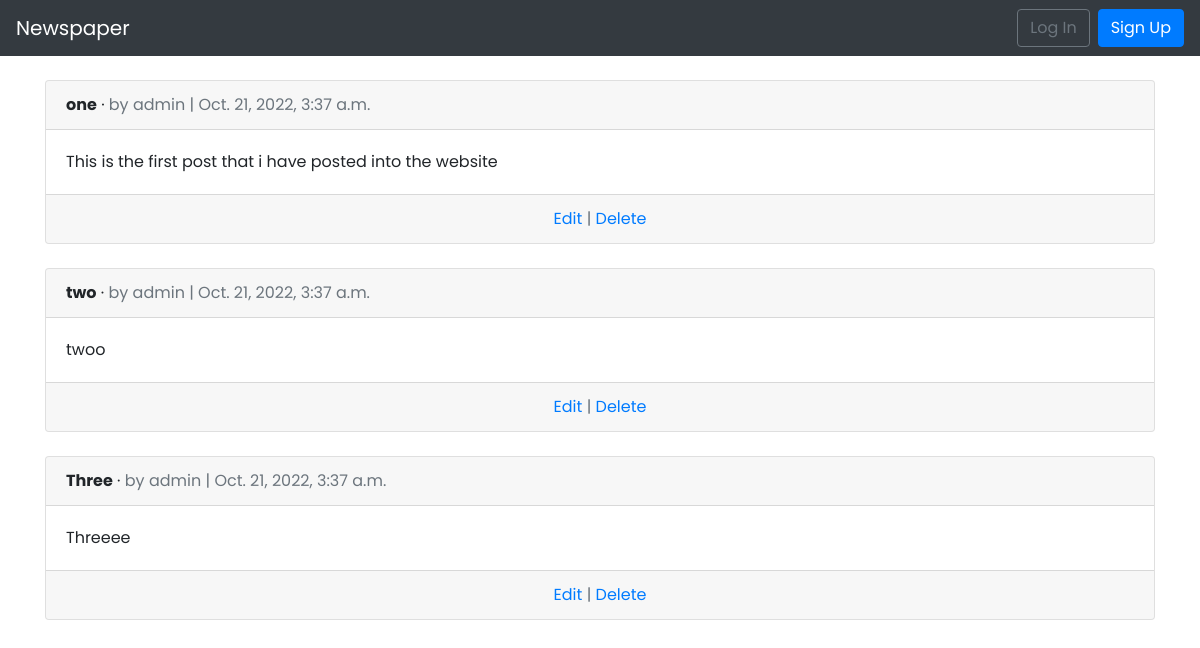
/articles/, run on an earlier commit of the app's database.
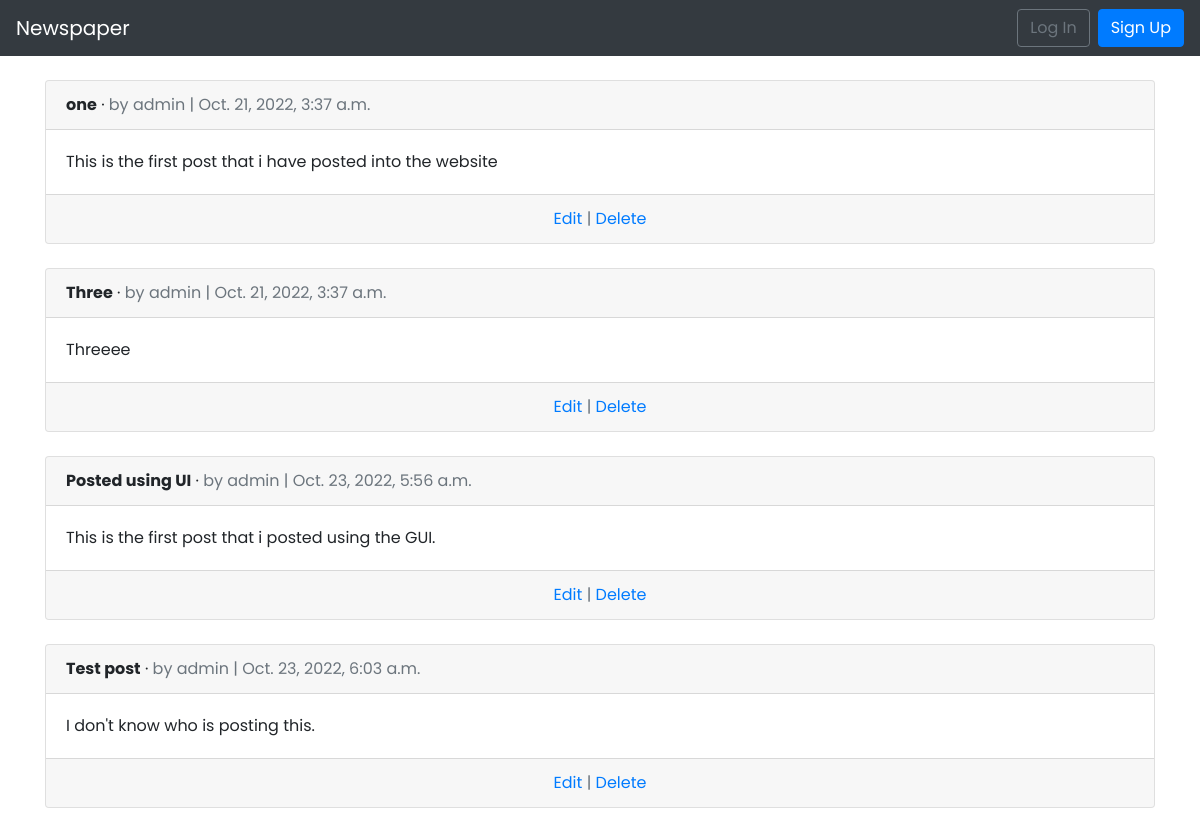
And on a later commit of the database.
### articles/models.py (models this page shows, shortened)
class Article(models.Model):
    title = models.CharField(max_length=255)
    body =  models.TextField()
    date = models.DateTimeField(auto_now_add=True)
    author = models.ForeignKey(
        get_user_model(),
        on_delete = models.CASCADE,
    )

### users/models.py (models this page shows)
class CustomUser(AbstractUser):
    age = models.PositiveBigIntegerField(null=True, blank=True)

### articles/views.py (the view)
# urls.py: path('',ArticleListView.as_view(), name='article_list'),
class ArticleListView(ListView):
    model = Article
    template_name = 'article_list.html'

### templates/article_list.html (shortened to what this page needs)
{% extends 'base.html' %}
{% block content %}
    {% for article in object_list %}
        <div class="card">
            <div class="card-header">
                <span class="font-weight-bold">{{article.title}}</span> &middot;
                <span class="text-muted">by {{article.author}} | {{article.date}}</span>
            </div>
            <div class="card-body">
                {{article.body}}
            </div>
            <div class="card-footer text-center text-muted">
                <a href="{% url 'article_edit' article.pk %}">Edit</a> | <a href="{% url 'article_delete' article.pk%}">Delete</a>
            </div>
        </div>
        <br />
    {% endfor %}
{% endblock content %}

### templates/base.html (shortened to what this page needs)
<!DOCTYPE html>
<html lang="en">
<head>
    <link rel="stylesheet" href="https://cdn.jsdelivr.net/npm/bootstrap@4.6.1/dist/css/bootstrap.min.css">
</head>
<body style="font-family:Poppins">
    <nav class="navbar navbar-expand-md navbar-dark bg-dark mb-4">
        <a class="navbar-brand" href="{% url 'home' %}">Newspaper</a>
        <div class="collapse navbar-collapse" id="navbarCollapse">
            {% if user.is_authenticated %}
                <ul class="navbar-nav mr-auto">
                    <li class="nav-item"><a href="{% url 'article_new' %}">+ NEW</a></li>
                </ul>
                <ul class="navbar-nav ml-auto">
                    <li class="nav-item">
                       <a class="nav-link dropdown-toggle" href="#" id="userMenu" data-toggle="dropdown" aria-haspopup="true" aria-expanded="false">
                        {{user.username}}
                       </a>
                       <div class="dropdown-menu dropdown-menu-right" aria-labelledby="userMenu">
                            <a class="dropdown-item" href="{% url 'password_change'%}">Change Password</a>
                            <div class="dropdown-divider"></div>
                                <a class="dropdown-item" href="{% url 'logout' %}">
                                    Log Out
                                </a>
                       </div>
                    </li>
                </ul>
            {% else %}
                <form class="form-inline ml-auto">
                    <a href="{% url 'login' %}" class="btn btn-outline-secondary">
                        Log In
                    </a>
                    <a href="{% url 'signup' %}" class="btn btn-primary ml-2">
                        Sign Up
                    </a>
                </form>
            {% endif %}
        </div>
    </nav>
    <div class="container">
        {% block content %}
        {% endblock content %}
    </div>
</body>
</html>

What changed in the data, as far as the page shows it:
removed Article: title "two", author "admin", date "Oct. 21, 2022, 3:37 a.m.", body "twoo"
added Article: title "Posted using UI", author "admin", date "Oct. 23, 2022, 5:56 a.m.", body "This is the first post that i posted using the GUI."
added Article: title "Test post", author "admin", date "Oct. 23, 2022, 6:03 a.m.", body "I don't know who is posting this."
